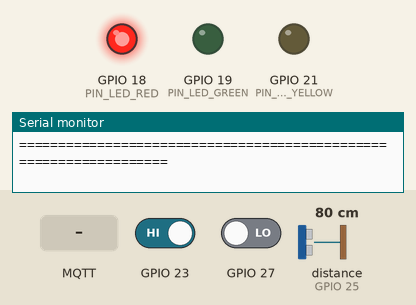
Recording of a program running on a simulated ESP32. On the bench: output pins drawn as LEDs (lit = HIGH), the last lines printed to the serial monitor. Wiring (inferred from the names in the program): ultrasonic range finder: trigger GPIO 26; echo GPIO 25. Dashed ring = blinking. Inputs (shaded band) come from the test bench; at power-on: distance to the obstacle (sensor on GPIO 25) 80 cm, GPIO 23 HIGH, GPIO 27 LOW. The echo pulse lasts 58.3 µs per cm; WiFi joins after 1.5 s; servers stay silent unless stated; no MQTT or app messages arrive unless stated; pins used as bus, display or sensor lines are not drawn.

Above: at 3.0 s.
3.1 s: MQTT message "TEST_LED" arrives on the first subscribed topic
At 5.24 s:
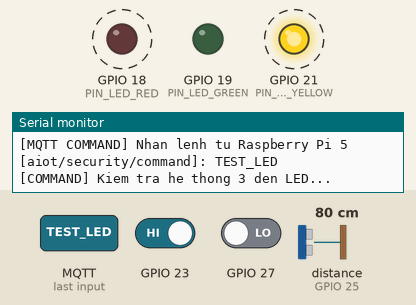
At 6.0 s:
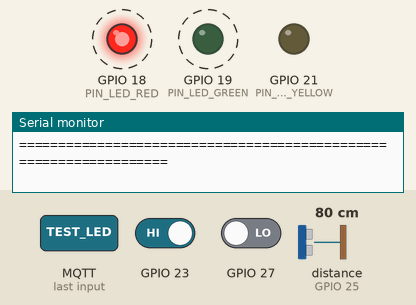
6.1 s: distance to the obstacle (sensor on GPIO 25) set to 2 cm
9.1 s: GPIO 23 driven LOW
11.3 s: GPIO 27 driven HIGH
13.4 s: MQTT message "1" arrives on the first subscribed topic
14.9 s: distance to the obstacle (sensor on GPIO 25) set to 4 cm
Timing chart, 0 to 17.9 s (numbered marks = the images above; inputs shaded):
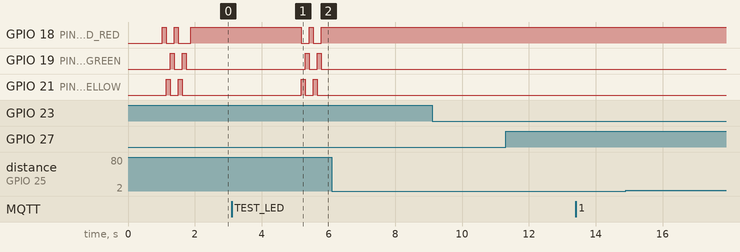

The program:

main.cpp
```cpp
#include <Arduino.h>
#include <string.h>
#include "config.h"
#include "sensors/pir_sensor.h"
#include "sensors/door_sensor.h"
#include "sensors/ultrasonic_sensor.h"
#include "actuators/alarm_actuator.h"
#include "network/wifi_module.h"
#include "network/mqtt_module.h"

// ==============================================================================
// KHỞI TẠO CÁC MODULE THIẾT BỊ PHẦN CỨNG (HỖ TRỢ NGẮT PHẦN CỨNG TỨC THÌ)
// ==============================================================================
PIRSensorModule         pirSensor;          // Cảm biến hồng ngoại ngắt phần cứng (GPIO 27)
DoorSensorModule        doorSensor;         // Cảm biến cửa từ mở tức thì ngắt phần cứng (GPIO 23)
UltrasonicSensorModule  ultrasonicSensor;   // Cảm biến khoảng cách siêu âm (Trig 26, Echo 25)
LEDActuator             ledActuator;        // 3 LED: Đỏ (GPIO 18), Vàng (GPIO 21), Xanh (GPIO 19)
WiFiModule              wifiModule;         // Quản lý Wi-Fi tự phục hồi ngầm
MQTTModule              mqttModule;         // Kết nối MQTT Broker trên Raspberry Pi 5

// Dữ liệu cảm biến toàn cục
SensorData currentData;

// Bộ đếm thời gian non-blocking
unsigned long lastSensorTime   = 0;
unsigned long lastMqttPubTime  = 0;
unsigned long lastLogTime      = 0;
unsigned long totalMqttSent    = 0;

// Cờ phát hiện trạng thái nguy hiểm cự ly gần để tránh spam
bool lastDangerState = false;

// ==============================================================================
// CALLBACK NHẬN LỆNH TỪ RASPBERRY PI 5 QUA MQTT
// ==============================================================================
void onCommandReceived(char* topic, byte* payload, unsigned int length) {
    if (length == 0 || length > 256) return;
    char cmdBuf[257];
    memcpy(cmdBuf, payload, length);
    cmdBuf[length] = '\0';
    Serial.printf("\n[MQTT COMMAND] Nhan lenh tu Raspberry Pi 5 [%s]: %s\n", topic, cmdBuf);

    if (strstr(cmdBuf, "TEST_LED") != NULL) {
        Serial.println(F("[COMMAND] Kiem tra he thong 3 den LED..."));
        ledActuator.testSelfCheck();
    }
}

// ==============================================================================
// BẢNG THEO DÕI SERIAL MONITOR THEO THỜI GIAN THỰC
// ==============================================================================
void printSerialDashboard() {
    Serial.println(F("\n=================================================================="));
    Serial.printf(  "    IOT SMART MONITOR - ESP32 [INTERRUPT SECURITY STATION]        \n");
    Serial.println(F("=================================================================="));

    // 1. Cảm biến cửa từ (Ngắt phần cứng - Hardware Interrupt)
    Serial.printf(" [CẢM BIẾN CỬA (GPIO 23)]  %s (Trang thai: %s)\n",
                  (currentData.door_open == 1) ? "🚨 [CỬA ĐANG MỞ! NGUY HIỂM]" : "🔒 [CỬA ĐÓNG - AN TOÀN]",
                  (currentData.door_open == 1) ? "OPEN" : "CLOSED");

    // 2. Cảm biến hồng ngoại PIR (Ngắt phần cứng - Hardware Interrupt)
    Serial.printf(" [HỒNG NGOẠI PIR (GPIO 27)] %s\n",
                  (currentData.motion == 1) ? ">>> PHAT HIEN CHUYEN DONG <<<" : "Yen tinh");

    // 3. Cảm biến siêu âm (HC-SR04)
    if (currentData.distance_valid) {
        Serial.printf(" [SIÊU ÂM (Trig 26/Echo 25)] Khoang cach: %5.1f cm -> %s\n",
                      currentData.distance_cm, currentData.status_desc);
    } else {
        Serial.println(F(" [SIÊU ÂM (Trig 26/Echo 25)] Khoang cach: Ngoai tam do / Cho tin hieu"));
    }

    // 4. Trạng thái 3 LED màu
    Serial.println(F("------------------------------------------------------------------"));
    Serial.printf(" [LED STATUS]               %s\n", ledActuator.getStatusDescription());

    // 5. Kết nối Wi-Fi & Raspberry Pi 5
    Serial.println(F("------------------------------------------------------------------"));
    Serial.printf(" [WI-FI STA]                %s | IP: %s (RSSI: %d dBm)\n",
                  wifiModule.isConnected() ? "CONNECTED [OK]" : "DISCONNECTED",
                  wifiModule.getIP().c_str(), wifiModule.getRSSI());
    Serial.printf(" [RASPBERRY PI 5 MQTT]      %s | Host: %s:%d | Sent: %lu pkts\n",
                  mqttModule.isConnected() ? "ONLINE [OK]" : "CONNECTING...",
                  MQTT_BROKER_IP, MQTT_BROKER_PORT, totalMqttSent);
    Serial.println(F("=================================================================="));
}

// ==============================================================================
// SETUP
// ==============================================================================
void setup() {
    Serial.begin(115200);
    delay(1000);

    // Gán Device ID
    strncpy(currentData.device_id, DEVICE_ID, sizeof(currentData.device_id) - 1);
    currentData.device_id[sizeof(currentData.device_id) - 1] = '\0';

    Serial.println();
    Serial.println(F("=================================================================="));
    Serial.println(F("  FIRMWARE IOT SECURITY (HARDWARE INTERRUPTS: PIR & CỬA MỞ)       "));
    Serial.println(F("  TRUYỀN THÔNG TỨC THÌ: ESP32 <=======> RASPBERRY PI 5            "));
    Serial.println(F("=================================================================="));

    // 1. Khởi tạo 3 LED
    ledActuator.begin();
    ledActuator.testSelfCheck();
    Serial.println(F("[+] Khoi tao 3 LED: Do (GPIO 18), Vang (GPIO 21), Xanh (GPIO 19)..."));

    // 2. Khởi tạo ngắt phần cứng cảm biến cửa mở tức thì
    doorSensor.begin();
    currentData.door_open = doorSensor.isOpen() ? 1 : 0;
    Serial.println(F("[+] Da kich hoat NGAT PHAN CUNG cam bien Cua mo (GPIO 23 INPUT_PULLUP)..."));

    // 3. Khởi tạo ngắt phần cứng cảm biến hồng ngoại PIR
    pirSensor.begin();
    currentData.motion = pirSensor.read();
    Serial.println(F("[+] Da kich hoat NGAT PHAN CUNG cam bien Hong ngoai PIR (GPIO 27)..."));

    // 4. Khởi tạo cảm biến siêu âm HC-SR04
    ultrasonicSensor.begin();
    Serial.println(F("[+] Khoi tao cam bien sieu am HC-SR04 (Trig: 26, Echo: 25)..."));

    // 5. Khởi tạo kết nối mạng Wi-Fi và MQTT Broker
    Serial.println(F("[+] Khoi tao ket noi Wi-Fi non-blocking..."));
    wifiModule.begin();

    Serial.println(F("[+] Khoi tao MQTT Module ket noi Raspberry Pi 5..."));
    mqttModule.begin();
    mqttModule.setCallback(onCommandReceived);

    Serial.println(F("[SUCCESS] He thong san sang! Dang giam sat an ninh tuc thi...\n"));
}

// ==============================================================================
// LOOP (VÒNG LẶP ĐA NHIỆM KẾT HỢP XỬ LÝ NGẮT TỨC THÌ)
// ==============================================================================
void loop() {
    unsigned long currentMillis = millis();

    // 1. Duy trì kết nối mạng Wi-Fi và MQTT ngầm
    wifiModule.update();
    mqttModule.update();

    // 2. PHẢN HỒI NGẮT PHẦN CỨNG MỞ CỬA TỨC THÌ (MICROSECOND RESPONSE)
    if (doorSensor.hasDoorTriggered()) {
        currentData.door_open = doorSensor.isOpen() ? 1 : 0;

        // Cập nhật trạng thái đèn LED ngay lập tức
        ledActuator.update(currentData.distance_cm, currentData.distance_valid, currentData.motion, currentData.door_open, currentData);

        if (currentData.door_open == 1) {
            Serial.println(F("\n🚨 >>> [HARDWARE INTERRUPT] CANH BAO: CUA DA BI MO TUC THI! <<<"));
            // Bắn bản tin cảnh báo khẩn cấp lên Raspberry Pi 5 ngay lập tức
            mqttModule.publishAlert("CANH BAO KHAN CAP: PHAT HIEN CUA MO TRAI PHEP", currentData);
            mqttModule.publishSensorData(currentData);
        } else {
            Serial.println(F("\n🔒 >>> [HARDWARE INTERRUPT] Cua da duoc dong lai an toan. <<<"));
            mqttModule.publishSensorData(currentData);
        }
    }

    // 3. PHẢN HỒI NGẮT HỒNG NGOẠI PIR (PHÁT HIỆN THÂN NHIỆT NGƯỜI)
    if (pirSensor.hasNewMotion()) {
        currentData.motion = pirSensor.read();
        pirSensor.clearMotionFlag();

        if (currentData.motion == 1) {
            Serial.println(F("\n🚶 >>> [HARDWARE INTERRUPT] Phat hien chuyen dong hong ngoai! <<<"));
            // Nếu có chuyển động mà khoảng cách siêu âm đang gần -> Cảnh báo tiếp cận
            if (currentData.distance_valid && currentData.distance_cm < DISTANCE_THRESHOLD_SAFE) {
                mqttModule.publishAlert("PHAT HIEN CHUYEN DONG HONG NGOAI O CU LY GAN", currentData);
            }
        }
    }

    // 4. CHU KỲ ĐO SIÊU ÂM & ĐIỀU KHIỂN 3 LED THEO KHOẢNG CÁCH (Mỗi 100ms)
    if (currentMillis - lastSensorTime >= INTERVAL_ULTRASONIC_MS) {
        lastSensorTime = currentMillis;

        // Cập nhật khoảng cách siêu âm (lọc Median 5 mẫu)
        float dist;
        currentData.distance_valid = ultrasonicSensor.readDistance(dist);
        currentData.distance_cm = dist;

        // Cập nhật trạng thái 3 LED tự động
        ledActuator.update(currentData.distance_cm, currentData.distance_valid, currentData.motion, currentData.door_open, currentData);

        // Bắn cảnh báo nếu có đối tượng lọt vào phạm vi nguy hiểm (< 10cm)
        bool isDanger = (currentData.distance_valid && currentData.distance_cm < DISTANCE_THRESHOLD_DANGER);
        if (isDanger && !lastDangerState) {
            lastDangerState = true;
            mqttModule.publishAlert("VAT THE TIEP CAN CU LY NGUY HIEM (< 10cm)", currentData);
        } else if (!isDanger) {
            lastDangerState = false;
        }
    }

    // 5. GỬI ĐỊNH KỲ DỮ LIỆU LÊN RASPBERRY PI 5 QUA MQTT (Mỗi 1s)
    if (currentMillis - lastMqttPubTime >= INTERVAL_MQTT_PUB_MS) {
        lastMqttPubTime = currentMillis;
        if (mqttModule.publishSensorData(currentData)) {
            totalMqttSent++;
        }
    }

    // 6. IN THÔNG TIN BẢNG GIÁM SÁT RA SERIAL MONITOR (Mỗi 1s)
    if (currentMillis - lastLogTime >= INTERVAL_SERIAL_LOG_MS) {
        lastLogTime = currentMillis;
        printSerialDashboard();
    }
}
```

alarm_actuator.cpp
```cpp
#include "alarm_actuator.h"
#include <string.h>

LEDActuator::LEDActuator()
    : _pinRed(PIN_LED_RED), _pinYellow(PIN_LED_YELLOW), _pinGreen(PIN_LED_GREEN),
      _redState(false), _yellowState(false), _greenState(false) {}

void LEDActuator::begin() {
    pinMode(_pinRed, OUTPUT);
    pinMode(_pinYellow, OUTPUT);
    pinMode(_pinGreen, OUTPUT);

    digitalWrite(_pinRed, LOW);
    digitalWrite(_pinYellow, LOW);
    digitalWrite(_pinGreen, LOW);
}

void LEDActuator::testSelfCheck() {
    // Nhấp nháy tuần tự: Đỏ -> Vàng -> Xanh khi khởi động kiểm tra phần cứng
    int pins[3] = { _pinRed, _pinYellow, _pinGreen };
    for (int cycle = 0; cycle < 2; cycle++) {
        for (int i = 0; i < 3; i++) {
            digitalWrite(pins[i], HIGH);
            delay(120);
            digitalWrite(pins[i], LOW);
        }
    }
}

void LEDActuator::update(float distanceCm, bool distanceValid, int motion, int doorOpen, SensorData &data) {
    // ƯU TIÊN 1: CỬA BỊ MỞ TỨC THÌ -> BẬT NGAY LED ĐỎ CẢNH BÁO
    if (doorOpen == 1) {
        _redState = true;
        _yellowState = false;
        _greenState = false;
        strcpy(data.status_desc, "CANH BAO: CUA DANG MO!");
    }
    // ƯU TIÊN 2: VẬT THỂ Ở CỰ LY GẦN (< 10cm) -> BẬT LED ĐỎ
    else if (distanceValid && distanceCm > 0.0f && distanceCm < DISTANCE_THRESHOLD_DANGER) {
        _redState = true;
        _yellowState = false;
        _greenState = false;
        strcpy(data.status_desc, "VAT THE O KHOANG CACH GAN (< 10cm)");
    }
    // ƯU TIÊN 3: VẬT THỂ Ở CỰ LY TRUNG BÌNH (10cm - 30cm) -> BẬT LED VÀNG
    else if (distanceValid && distanceCm >= DISTANCE_THRESHOLD_DANGER && distanceCm <= DISTANCE_THRESHOLD_SAFE) {
        _redState = false;
        _yellowState = true;
        _greenState = false;
        strcpy(data.status_desc, "VAT THE O KHOANG CACH TRUNG BINH (10-30cm)");
    }
    // ƯU TIÊN 4: KHU VỰC AN TOÀN (> 30cm và CỬA ĐÓNG) -> BẬT LED XANH
    else {
        _redState = false;
        _yellowState = false;
        _greenState = true;
        if (!distanceValid || distanceCm <= 0.0f) {
            strcpy(data.status_desc, "AN TOAN (CHO TIN HIEU SIEU AM)");
        } else {
            strcpy(data.status_desc, "AN TOAN (> 30cm)");
        }
    }

    // Xuất tín hiệu điện áp ra 3 chân LED
    digitalWrite(_pinRed, _redState ? HIGH : LOW);
    digitalWrite(_pinYellow, _yellowState ? HIGH : LOW);
    digitalWrite(_pinGreen, _greenState ? HIGH : LOW);

    // Đồng bộ trạng thái vào đối tượng dữ liệu
    data.led_red = _redState;
    data.led_yellow = _yellowState;
    data.led_green = _greenState;
    data.door_open = doorOpen;
}

const char* LEDActuator::getStatusDescription() const {
    if (_redState)    return "LED DO: ON  | LED VANG: OFF | LED XANH: OFF (NGUY HIEM / CUA MO)";
    if (_yellowState) return "LED DO: OFF | LED VANG: ON  | LED XANH: OFF (CANH BAO 10-30cm)";
    return                   "LED DO: OFF | LED VANG: OFF | LED XANH: ON  (AN TOAN / CUA DONG)";
}
```

alarm_actuator.h
```cpp
#ifndef ALARM_ACTUATOR_H
#define ALARM_ACTUATOR_H

#include "config.h"

class LEDActuator {
public:
    LEDActuator();
    void begin();
    void update(float distanceCm, bool distanceValid, int motion, int doorOpen, SensorData &data);
    void testSelfCheck(); // Chớp kiểm tra tuần tự 3 LED lúc khởi động

    bool isRedOn() const { return _redState; }
    bool isYellowOn() const { return _yellowState; }
    bool isGreenOn() const { return _greenState; }
    const char* getStatusDescription() const;

private:
    int _pinRed;
    int _pinYellow;
    int _pinGreen;

    bool _redState;
    bool _yellowState;
    bool _greenState;
};

#endif // ALARM_ACTUATOR_H
```

mqtt_module.cpp
```cpp
#include "mqtt_module.h"

MQTTModule::MQTTModule()
    : _mqttClient(_wifiClient), _brokerIp(MQTT_BROKER_IP), _port(MQTT_BROKER_PORT),
      _clientId(MQTT_CLIENT_ID), _lastMqttReconnectAttempt(0), _wasConnected(false) {}

void MQTTModule::begin(const char* brokerIp, int port, const char* clientId) {
    _brokerIp = brokerIp;
    _port = port;
    _clientId = clientId;

    _mqttClient.setServer(_brokerIp, _port);
    _mqttClient.setBufferSize(512);
    Serial.printf("[MQTT] Khoi tao Client ID: %s | Broker: %s:%d\n", _clientId, _brokerIp, _port);
}

void MQTTModule::setCallback(CommandCallback callback) {
    _mqttClient.setCallback(callback);
}

void MQTTModule::reconnectNonBlocking() {
    if (WiFi.status() != WL_CONNECTED) {
        return;
    }

    unsigned long now = millis();
    if (now - _lastMqttReconnectAttempt < INTERVAL_NET_RETRY_MS) {
        return;
    }
    _lastMqttReconnectAttempt = now;

    Serial.printf("[MQTT] Dang ket noi den Mosquitto Broker (%s:%d)...\n", _brokerIp, _port);

    const char* willTopic = MQTT_TOPIC_STATUS;
    const char* willPayload = "{\"device_id\":\"esp32_station_01\",\"status\":\"offline\"}";
    int willQoS = 1;
    bool willRetain = true;

    if (_mqttClient.connect(_clientId, willTopic, willQoS, willRetain, willPayload)) {
        Serial.println(F("[MQTT] >>> DA KET NOI BROKER MOSQUITTO (RASPBERRY PI 5) THÀNH CÔNG! <<<"));

        const char* onlinePayload = "{\"device_id\":\"esp32_station_01\",\"status\":\"online\"}";
        _mqttClient.publish(MQTT_TOPIC_STATUS, onlinePayload, true);

        _mqttClient.subscribe(MQTT_TOPIC_COMMAND);
        Serial.printf("[MQTT] Da Subscribe topic: %s\n", MQTT_TOPIC_COMMAND);
        _wasConnected = true;
    } else {
        Serial.printf("[MQTT] Ket noi that bai (state = %d). Se thu lai sau 5s...\n", _mqttClient.state());
        _wasConnected = false;
    }
}

void MQTTModule::update() {
    if (_mqttClient.connected()) {
        _mqttClient.loop();
        _wasConnected = true;
    } else {
        if (_wasConnected) {
            _wasConnected = false;
            Serial.println(F("[MQTT] >>> MAT KET NOI BROKER! Se tu dong thu lai trong nen..."));
        }
        reconnectNonBlocking();
    }
}

bool MQTTModule::isConnected() {
    return _mqttClient.connected();
}

bool MQTTModule::publishSensorData(const SensorData &data) {
    if (!_mqttClient.connected()) {
        return false;
    }

    JsonDocument doc;
    doc["device_id"]      = data.device_id;
    doc["distance_cm"]    = serialized(String(data.distance_cm, 1));
    doc["motion"]         = data.motion;
    doc["door_open"]      = data.door_open;
    doc["led_red"]        = data.led_red ? 1 : 0;
    doc["led_yellow"]     = data.led_yellow ? 1 : 0;
    doc["led_green"]      = data.led_green ? 1 : 0;
    doc["status"]         = data.status_desc;

    // Giữ tương thích dữ liệu Backend
    doc["temperature"]    = 28.5;
    doc["humidity"]       = 65.0;
    doc["gas_adc"]        = 120;
    doc["sound_adc"]      = 45;
    doc["touch"]          = 0;

    char buffer[320];
    serializeJson(doc, buffer);

    return _mqttClient.publish(MQTT_TOPIC_SENSORS, buffer);
}

bool MQTTModule::publishAlert(const char* reason, const SensorData &data) {
    if (!_mqttClient.connected()) {
        return false;
    }

    JsonDocument doc;
    doc["device_id"]      = data.device_id;
    doc["alert"]          = 1;
    doc["reason"]         = reason;
    doc["door_open"]      = data.door_open;
    doc["motion"]         = data.motion;
    doc["distance_cm"]    = serialized(String(data.distance_cm, 1));

    char buffer[256];
    serializeJson(doc, buffer);

    return _mqttClient.publish(MQTT_TOPIC_ALERTS, buffer);
}
```

mqtt_module.h
```cpp
#ifndef MQTT_MODULE_H
#define MQTT_MODULE_H

#include <WiFi.h>
#include <WiFiClient.h>
#include <PubSubClient.h>
#include <ArduinoJson.h>
#include "config.h"

typedef void (*CommandCallback)(char* topic, byte* payload, unsigned int length);

class MQTTModule {
public:
    MQTTModule();
    void begin(const char* brokerIp = MQTT_BROKER_IP, int port = MQTT_BROKER_PORT, const char* clientId = MQTT_CLIENT_ID);
    void update(); // Duy trì kết nối MQTT và gọi loop() không nghẽn
    bool isConnected();

    // Gửi bản tin cảm biến theo đúng cấu trúc JSON đã thống nhất
    bool publishSensorData(const SensorData &data);

    // Gửi bản tin cảnh báo khi phát hiện sự cố an ninh
    bool publishAlert(const char* reason, const SensorData &data);

    // Cài đặt hàm callback khi nhận lệnh từ topic command
    void setCallback(CommandCallback callback);

private:
    WiFiClient _wifiClient;
    PubSubClient _mqttClient;
    const char* _brokerIp;
    int _port;
    const char* _clientId;
    unsigned long _lastMqttReconnectAttempt;
    bool _wasConnected;

    void reconnectNonBlocking();
};

#endif // MQTT_MODULE_H
```

Source omitted: wifi_module.cpp (1962 bytes), wifi_module.h (509 bytes), door_sensor.cpp (1395 bytes), door_sensor.h (461 bytes), pir_sensor.cpp (1004 bytes), pir_sensor.h (415 bytes), ultrasonic_sensor.cpp (1906 bytes), ultrasonic_sensor.h (400 bytes), config.h (4129 bytes)

Measured:
- after the input at 3.1 s, GPIO 18 (PIN_LED_RED), GPIO 21 (PIN_LED_YELLOW): alternates HIGH for 0.12 s and LOW for 0.24 s, starting after 2.1 s; GPIO 19 (PIN_LED_GREEN): alternates HIGH for 0.12 s and LOW for 0.24 s, starting after 2.2 s
